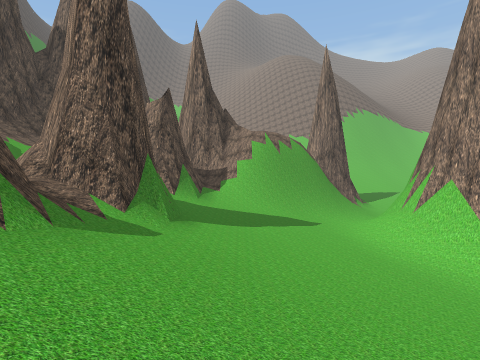
[1] (above)

20 first-person views from a walk through a Unity game level. The camera is 1.2 m above the floor, looks level and sees 80° across. The floor is counted in squares, 1.8 m on a side. Each view is taken from the middle of a square. On the plan, view 1 faces up. The plan holds only what a view shows up to about 9 squares ahead; the rest is blank. The place goes on beyond the plan. The player is left out.

[2]
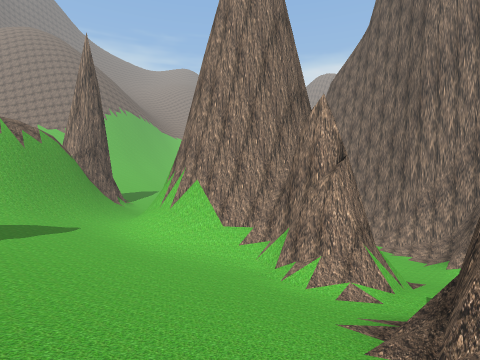

[3]
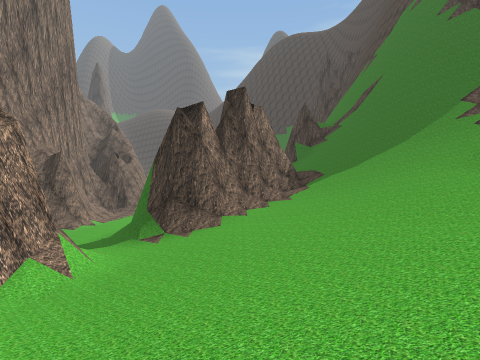

[4]
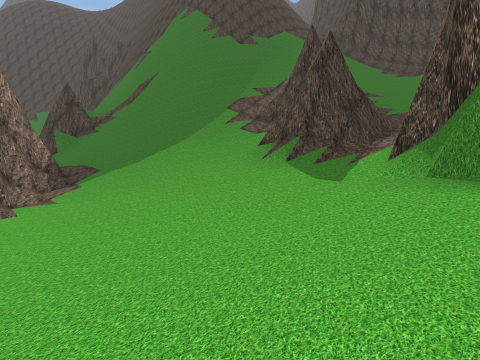

[5]
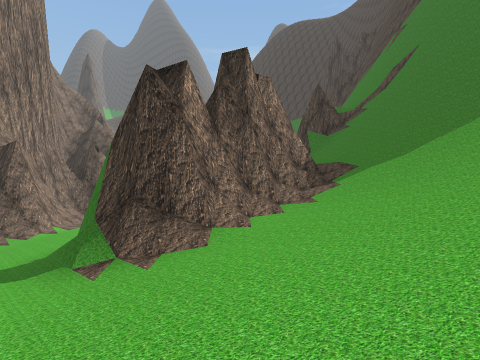

[6]
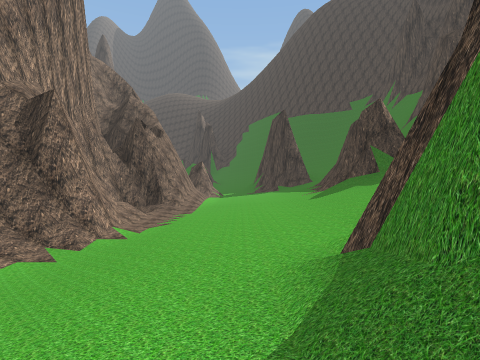

[7]
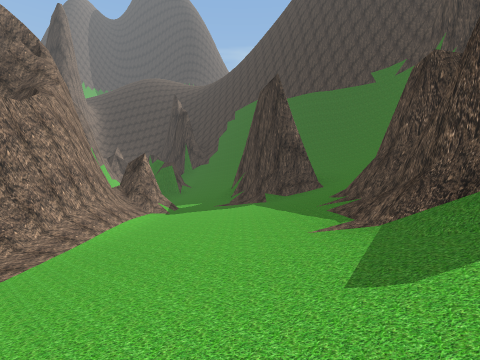

[8]
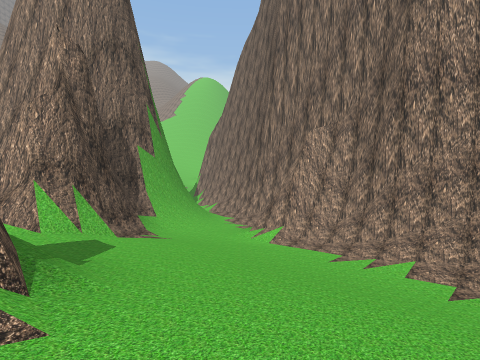

[9]
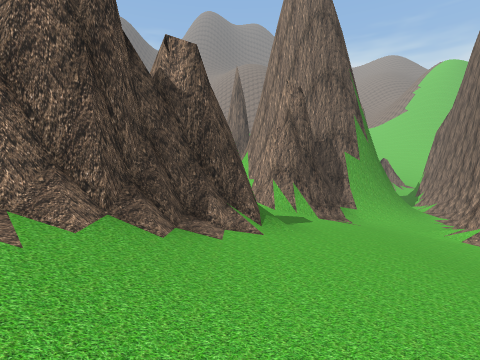

[10]
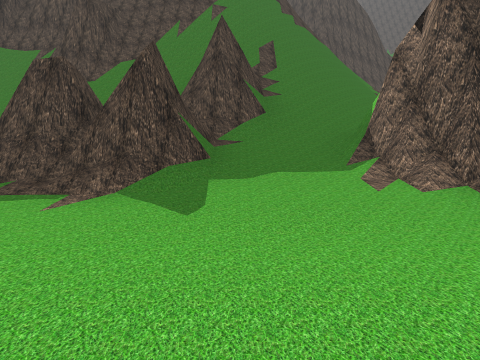

[11]
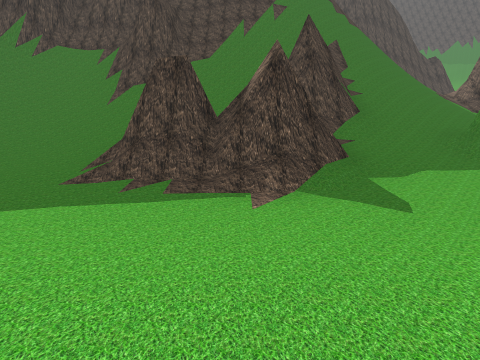

[12]
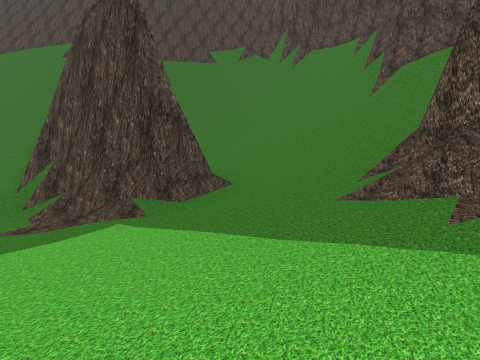

[13]
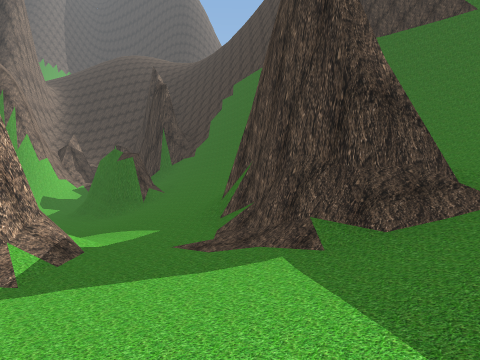

[14]
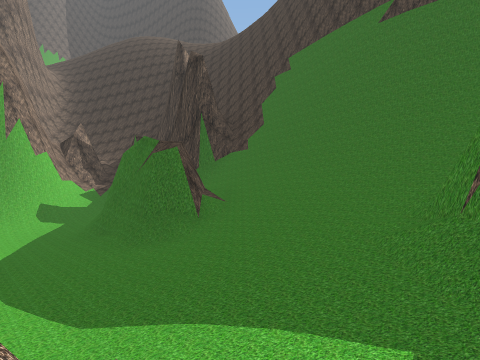

[15]
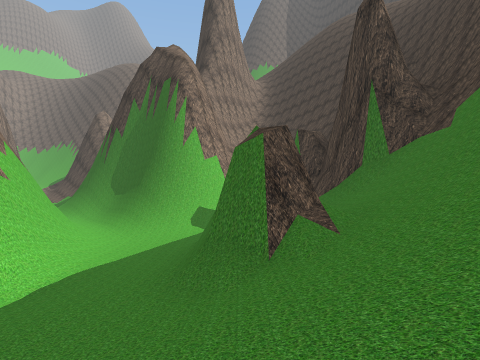

[16]
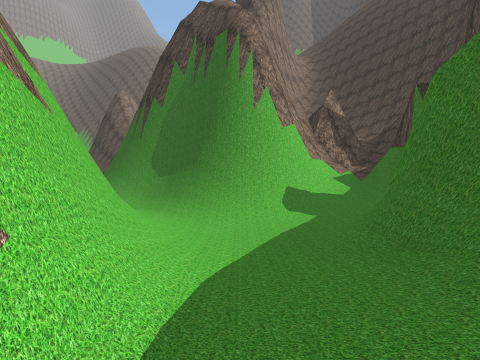

[17]
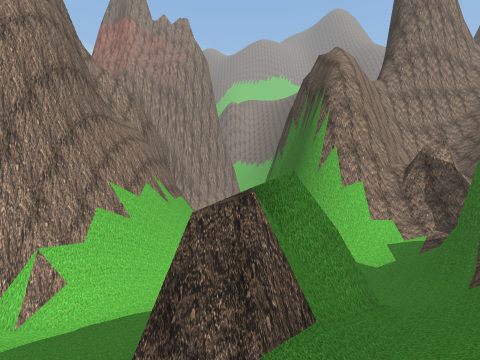

[18]
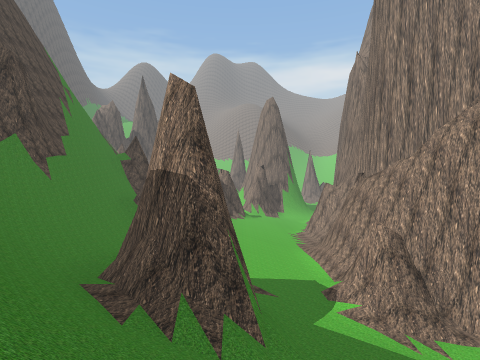

[19]
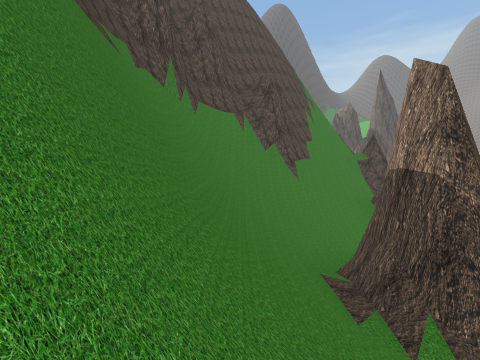

[20]
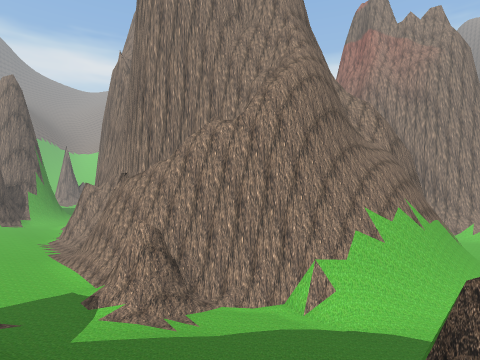

### Floor plan
Key: @ floor where view 1 was taken; # wall or solid block; . main floor; - floor 0.25 m lower than the main floor; : floor 0.5 m higher than the main floor; _ floor 0.75 m lower than the main floor; + floor 1 m higher than the main floor; * floor 1.25 m higher than the main floor; % floor 1.75 m higher than the main floor; & floor 2 m higher than the main floor; / step, stairs or slope; = window, fence, low wall or low ledge.
Columns run from 5 left of view 1 to 17 right of it. Each row starts with its distance up from view 1.
 11        #
 10       ###
  9     ####/%
  8    ##///%/
  7    #////%#
  6    #/&%*/#
  5    #/&%*+##   #
  4    #/&%*+/#####/#
  3   ##//%*+/###//##
  2  ###//%*+/##.--#
  1 ###////*=/...-##
  0 =////@/###...-##
 -1 ##////####:..-#
 -2  ##///###::../#
 -3   ##/###/:...##
 -4    #==//+:...##
 -5    ###///:...#
 -6    #####/:...#
 -7    ##/##/:...#
 -8    #=/##+:..##
 -9    #=/##+:..#
-10    #=///+:..#
-11    #/////:..#
-12    #///##/./###
-13    #///###:///#
-14    ##//###/.--##
-15    ###//////.-_##
-16      ##//////-_/####
-17       ##////##-_//####
-18        ##///###-__/--==
-19         ##///##-/=#####
-20          ##==//./##
-21           #####/=#
-22            #  ##=#
-23               ####

Positions as (right, up) in squares from view 1, and headings:
1: (0, 0), facing up
2: (0, 0), facing up-right
3: (2, 6), facing down
4: (2, 5), facing down-left
5: (2, 4), facing down
6: (5, 1), facing down
7: (4, -4), facing down
8: (4, -3), facing up-right
9: (4, -5), facing up
10: (6, -5), facing left
11: (6, -7), facing left
12: (5, -8), facing down-left
13: (4, -9), facing down
14: (6, -12), facing down
15: (5, -15), facing down-right
16: (8, -15), facing down-right
17: (5, -18), facing right
18: (4, -18), facing up
19: (4, -18), facing up-left
20: (4, -18), facing up-right
